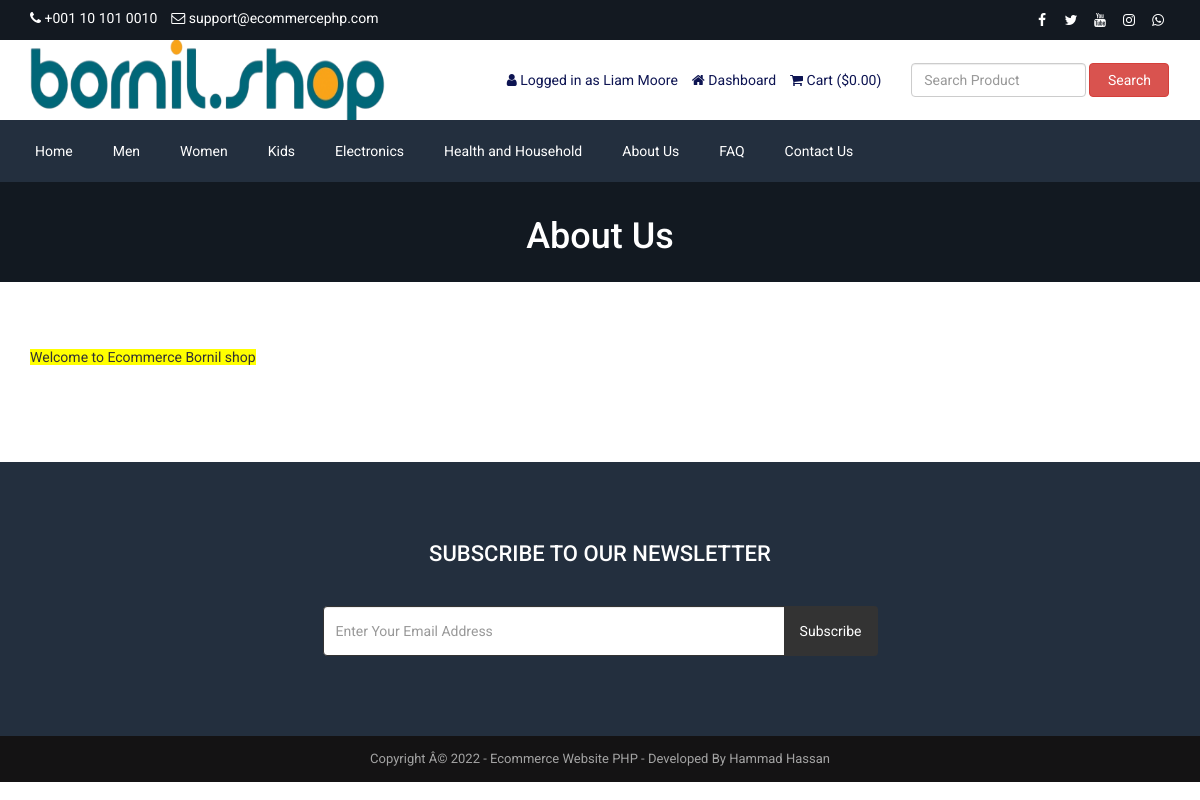
Page /about.php (signed in) on the committed database.
### tables this page shows
CREATE TABLE `tbl_settings` (
  `id` int(11) NOT NULL,
  `logo` varchar(255) NOT NULL,
  `favicon` varchar(255) NOT NULL,
  `footer_about` text NOT NULL,
  `footer_copyright` text NOT NULL,
  `contact_address` text NOT NULL,
  `contact_email` varchar(255) NOT NULL,
  `contact_phone` varchar(255) NOT NULL,
  `contact_fax` varchar(255) NOT NULL,
  `contact_map_iframe` text NOT NULL,
  `receive_email` varchar(255) NOT NULL,
  `receive_email_subject` varchar(255) NOT NULL,
  `receive_email_thank_you_message` text NOT NULL,
  `forget_password_message` text NOT NULL,
  `total_recent_post_footer` int(10) NOT NULL,
  `total_popular_post_footer` int(10) NOT NULL,
  `total_recent_post_sidebar` int(11) NOT NULL,
  `total_popular_post_sidebar` int(11) NOT NULL,
  `total_featured_product_home` int(11) NOT NULL,
  `total_latest_product_home` int(11) NOT NULL,
  `total_popular_product_home` int(11) NOT NULL,
  `meta_title_home` text NOT NULL,
  `meta_keyword_home` text NOT NULL,
  `meta_description_home` text NOT NULL,
  `banner_login` varchar(255) NOT NULL,
  `banner_registration` varchar(255) NOT NULL,
  `banner_forget_password` varchar(255) NOT NULL,
  `banner_reset_password` varchar(255) NOT NULL,
  `banner_search` varchar(255) NOT NULL,
  `banner_cart` varchar(255) NOT NULL,
  `banner_checkout` varchar(255) NOT NULL,
  `banner_product_category` varchar(255) NOT NULL,
  `banner_blog` varchar(255) NOT NULL,
  `cta_title` varchar(255) NOT NULL,
  `cta_content` text NOT NULL,
  `cta_read_more_text` varchar(255) NOT NULL,
  `cta_read_more_url` varchar(255) NOT NULL,
  `cta_photo` varchar(255) NOT NULL,
  `featured_product_title` varchar(255) NOT NULL,
  `featured_product_subtitle` varchar(255) NOT NULL,
  `latest_product_title` varchar(255) NOT NULL,
  `latest_product_subtitle` varchar(255) NOT NULL,
  `popular_product_title` varchar(255) NOT NULL,
  `popular_product_subtitle` varchar(255) NOT NULL,
  `testimonial_title` varchar(255) NOT NULL,
  `testimonial_subtitle` varchar(255) NOT NULL,
  `testimonial_photo` varchar(255) NOT NULL,
  `blog_title` varchar(255) NOT NULL,
  `blog_subtitle` varchar(255) NOT NULL,
  `newsletter_text` text NOT NULL,
  `paypal_email` varchar(255) NOT NULL,
  `stripe_public_key` varchar(255) NOT NULL,
  `stripe_secret_key` varchar(255) NOT NULL,
  `bank_detail` text NOT NULL,
  `before_head` text NOT NULL,
  `after_body` text NOT NULL,
  `before_body` text NOT NULL,
  `home_service_on_off` int(11) NOT NULL,
  `home_welcome_on_off` int(11) NOT NULL,
  `home_featured_product_on_off` int(11) NOT NULL,
  `home_latest_product_on_off` int(11) NOT NULL,
  `home_popular_product_on_off` int(11) NOT NULL,
  `home_testimonial_on_off` int(11) NOT NULL,
  `home_blog_on_off` int(11) NOT NULL,
  `newsletter_on_off` int(11) NOT NULL,
  `ads_above_welcome_on_off` int(1) NOT NULL,
  `ads_above_featured_product_on_off` int(1) NOT NULL,
  `ads_above_latest_product_on_off` int(1) NOT NULL,
  `ads_above_popular_product_on_off` int(1) NOT NULL,
  `ads_above_testimonial_on_off` int(1) NOT NULL,
  `ads_category_sidebar_on_off` int(1) NOT NULL
);

CREATE TABLE `tbl_social` (
  `social_id` int(11) NOT NULL,
  `social_name` varchar(30) NOT NULL,
  `social_url` varchar(255) NOT NULL,
  `social_icon` varchar(30) NOT NULL
);

CREATE TABLE `tbl_top_category` (
  `tcat_id` int(11) NOT NULL,
  `tcat_name` varchar(255) NOT NULL,
  `show_on_menu` int(1) NOT NULL
);

CREATE TABLE `tbl_page` (
  `id` int(11) NOT NULL,
  `about_title` varchar(255) NOT NULL,
  `about_content` text NOT NULL,
  `about_banner` varchar(255) NOT NULL,
  `about_meta_title` varchar(255) NOT NULL,
  `about_meta_keyword` text NOT NULL,
  `about_meta_description` text NOT NULL,
  `faq_title` varchar(255) NOT NULL,
  `faq_banner` varchar(255) NOT NULL,
  `faq_meta_title` varchar(255) NOT NULL,
  `faq_meta_keyword` text NOT NULL,
  `faq_meta_description` text NOT NULL,
  `blog_title` varchar(255) NOT NULL,
  `blog_banner` varchar(255) NOT NULL,
  `blog_meta_title` varchar(255) NOT NULL,
  `blog_meta_keyword` text NOT NULL,
  `blog_meta_description` text NOT NULL,
  `contact_title` varchar(255) NOT NULL,
  `contact_banner` varchar(255) NOT NULL,
  `contact_meta_title` varchar(255) NOT NULL,
  `contact_meta_keyword` text NOT NULL,
  `contact_meta_description` text NOT NULL,
  `pgallery_title` varchar(255) NOT NULL,
  `pgallery_banner` varchar(255) NOT NULL,
  `pgallery_meta_title` varchar(255) NOT NULL,
  `pgallery_meta_keyword` text NOT NULL,
  `pgallery_meta_description` text NOT NULL,
  `vgallery_title` varchar(255) NOT NULL,
  `vgallery_banner` varchar(255) NOT NULL,
  `vgallery_meta_title` varchar(255) NOT NULL,
  `vgallery_meta_keyword` text NOT NULL,
  `vgallery_meta_description` text NOT NULL
);

### about.php (the view)
<?php require_once('header.php'); ?>
<?php
$statement = $pdo->prepare("SELECT * FROM tbl_page WHERE id=1");
$statement->execute();
$result = $statement->fetchAll(PDO::FETCH_ASSOC);
foreach ($result as $row) {
   $about_title = $row['about_title'];
    $about_content = $row['about_content'];
    $about_banner = $row['about_banner'];
}
?>
<div class="page-banner" style="background-image: url(assets/uploads/<?php echo $about_banner; ?>);">
    <div class="inner">
        <h1><?php echo $about_title; ?></h1>
    </div>
</div>
<div class="page">
    <div class="container">
        <div class="row">
            <div class="col-md-12">
                <p>
                    <?php echo $about_content; ?>
                </p>
            </div>
        </div>
    </div>
</div>
<?php require_once('footer.php'); ?>

### header.php (shortened to what this page needs)
<?php
include("admin/inc/config.php");
$statement = $pdo->prepare("SELECT * FROM tbl_settings WHERE id=1");
$statement->execute();
$result = $statement->fetchAll(PDO::FETCH_ASSOC);
foreach ($result as $row)
{
	$logo = $row['logo'];
	$contact_email = $row['contact_email'];
	$contact_phone = $row['contact_phone'];
}
?>
<!DOCTYPE html>
<html lang="en">
<head>
	<link rel="stylesheet" href="assets/css/bootstrap.min.css">
	<link rel="stylesheet" href="assets/css/font-awesome.min.css">
	<link rel="stylesheet" href="assets/css/owl.carousel.min.css">
	<link rel="stylesheet" href="assets/css/owl.theme.default.min.css">
	<link rel="stylesheet" href="assets/css/jquery.bxslider.min.css">
    <link rel="stylesheet" href="assets/css/magnific-popup.css">
    <link rel="stylesheet" href="assets/css/rating.css">
	<link rel="stylesheet" href="assets/css/spacing.css">
	<link rel="stylesheet" href="assets/css/bootstrap-touch-slider.css">
	<link rel="stylesheet" href="assets/css/animate.min.css">
	<link rel="stylesheet" href="assets/css/tree-menu.css">
	<link rel="stylesheet" href="assets/css/select2.min.css">
	<link rel="stylesheet" href="assets/css/main.css">
	<link rel="stylesheet" href="assets/css/responsive.css">
	<?php
	$statement = $pdo->prepare("SELECT * FROM tbl_page WHERE id=1");
	$statement->execute();
	$result = $statement->fetchAll(PDO::FETCH_ASSOC);
		?>
</head>
<body>
<div class="top">
	<div class="container">
		<div class="row">
			<div class="col-md-6 col-sm-6 col-xs-12">
				<div class="left">
					<ul>
						<li><i class="fa fa-phone"></i> <?php echo $contact_phone; ?></li>
						<li><i class="fa fa-envelope-o"></i> <?php echo $contact_email; ?></li>
					</ul>
				</div>
			</div>
			<div class="col-md-6 col-sm-6 col-xs-12">
				<div class="right">
					<ul>
						<?php
						$statement = $pdo->prepare("SELECT * FROM tbl_social");
						$statement->execute();
						$result = $statement->fetchAll(PDO::FETCH_ASSOC);
						foreach ($result as $row) {
							?>
							<?php if($row['social_url'] != ''): ?>
							<li><a href="<?php echo $row['social_url']; ?>"><i class="<?php echo $row['social_icon']; ?>"></i></a></li>
							<?php endif; ?>
							<?php
						}
						?>
					</ul>
				</div>
			</div>
		</div>
	</div>
</div>
<div class="header">
	<div class="container">
		<div class="row inner">
			<div class="col-md-4 logo">
				<a href="index.php"><img src="assets/uploads/<?php echo $logo; ?>" alt="logo image"></a>
			</div>
			<div class="col-md-5 right">
				<ul>
					<?php
					if(isset($_SESSION['customer'])) {
						?>
						<li><i class="fa fa-user"></i> <?php echo LANG_VALUE_13; ?> <?php echo $_SESSION['customer']['cust_name']; ?></li>
						<li><a href="dashboard.php"><i class="fa fa-home"></i> <?php echo LANG_VALUE_89; ?></a></li>
						<?php
					} else {
						?>
						<li><a href="login.php"><i class="fa fa-sign-in"></i> <?php echo LANG_VALUE_9; ?></a></li>
						<li><a href="registration.php"><i class="fa fa-user-plus"></i> <?php echo LANG_VALUE_15; ?></a></li>
						<?php
					}
					?>
					<li><a href="cart.php"><i class="fa fa-shopping-cart"></i> <?php echo LANG_VALUE_18; ?> (<?php echo LANG_VALUE_1; ?><?php
					if(isset($_SESSION['cart_p_id'])) {
						$table_total_price = 0;
						$i=0;
	                    foreach($_SESSION['cart_p_qty'] as $key => $value)
	                    {
	                        $i++;
	                        $arr_cart_p_qty[$i] = $value;
	                    }                    $i=0;
	                    foreach($_SESSION['cart_p_current_price'] as $key => $value)
	                    {
	                        $i++;
	                        $arr_cart_p_current_price[$i] = $value;
	                    }
	                    for($i=1;$i<=count($arr_cart_p_qty);$i++) {
	                    	$row_total_price = $arr_cart_p_current_price[$i]*$arr_cart_p_qty[$i];
	                        $table_total_price = $table_total_price + $row_total_price;
	                    }
						echo $table_total_price;
					} else {
						echo '0.00';
					}
					?>)</a></li>
				</ul>
			</div>
			<div class="col-md-3 search-area">
				<form class="navbar-form navbar-left" role="search" action="search-result.php" method="get">
					<div class="form-group">
						<input type="text" class="form-control search-top" placeholder="<?php echo LANG_VALUE_2; ?>" name="search_text">
					</div>
					<button type="submit" class="btn btn-danger"><?php echo LANG_VALUE_3; ?></button>
				</form>
			</div>
		</div>
	</div>
</div>
<div class="nav">
	<div class="container">
		<div class="row">
			<div class="col-md-12 pl_0 pr_0">
				<div class="menu-container">
					<div class="menu">
						<ul>
							<li><a href="index.php">Home</a></li>
							<?php
							$statement = $pdo->prepare("SELECT * FROM tbl_top_category WHERE show_on_menu=1");
							$statement->execute();
							$result = $statement->fetchAll(PDO::FETCH_ASSOC);
							foreach ($result as $row) {
								?>
								<li><a href="product-category.php?id=<?php echo $row['tcat_id']; ?>&type=top-category"><?php echo $row['tcat_name']; ?></a>
								</li>
								<?php
							}
							?>
							<?php
							$statement = $pdo->prepare("SELECT * FROM tbl_page WHERE id=1");
							$statement->execute();
							$result = $statement->fetchAll(PDO::FETCH_ASSOC);
							foreach ($result as $row) {
								$about_title = $row['about_title'];
								$faq_title = $row['faq_title'];
								$contact_title = $row['contact_title'];
							}
							?>
							<li><a href="about.php"><?php echo $about_title; ?></a></li>
							<li><a href="faq.php"><?php echo $faq_title; ?></a></li>
							<li><a href="contact.php"><?php echo $contact_title; ?></a></li>
						</ul>
					</div>
				</div>
			</div>
		</div>
	</div>
</div>

### footer.php (shortened to what this page needs)
<?php
$statement = $pdo->prepare("SELECT * FROM tbl_settings WHERE id=1");
$statement->execute();
$result = $statement->fetchAll(PDO::FETCH_ASSOC);
foreach ($result as $row)
{
	$footer_copyright = $row['footer_copyright'];
    $newsletter_on_off = $row['newsletter_on_off'];
}
?>
<?php if($newsletter_on_off == 1): ?>
<section class="home-newsletter">
	<div class="container">
		<div class="row">
			<div class="col-md-6 col-md-offset-3">
				<div class="single">
				<form action="" method="post">
					<h2><?php echo LANG_VALUE_93; ?></h2>
					<div class="input-group">
			        	<input type="email" class="form-control" placeholder="<?php echo LANG_VALUE_95; ?>" name="email_subscribe">
			         	<span class="input-group-btn">
			         	<button class="btn btn-theme" type="submit" name="form_subscribe"><?php echo LANG_VALUE_92; ?></button>
			         	</span>
			        </div>
				</div>
			</div>
		</div>
	</div>
</section>
<?php endif; ?>
<div class="footer-bottom">
	<div class="container">
		<div class="row">
			<div class="col-md-12 copyright">
				<?php echo $footer_copyright; ?>
			</div>
		</div>
	</div>
</div>
</body>
</html>

### assets/css/main.css (style rules this page uses)
* { margin: 0; padding: 0; }
body { font-family: "Roboto", sans-serif; font-size: 14px; }
h1, h2, h3, h4, h5, h6 { font-family: "Roboto", sans-serif; }
a { text-decoration: none; }
.top { width: 100%; height: 40px; background: #131921; }
.top .left { float: left; }
.top .left ul { padding-top: 8px; }
.top .left ul li { list-style-type: none; float: left; margin-right: 14px; color: white; }
.top .left ul li i { color: white; }
.top .right { float: right; }
.top .right ul { padding-top: 8px; }
.top .right ul li { list-style-type: none; float: left; margin-left: 5px; }
.top .right ul li a { color: white; width: 24px; height: 24px; line-height: 24px; text-align: center; border-radius: 50%; display: block; transition: all 0.4s ease; }
.header { width: 100%; height: auto; background: #fff; }
.header .inner { height: auto; display: table; }
.header .logo { float: none; display: table-cell; vertical-align: middle; }
.header .logo img { max-width: 100%; height: 80px; }
.header .navbar-form .form-control { width: 300px; }
.header .search-area { float: none; display: table-cell; vertical-align: middle; }
.header .search-area .form-group { width: calc(100% - 84px); }
.header .search-area button { width: 80px; }
.header .search-area form { width: 100%; }
.header .right { float: none; display: table-cell; vertical-align: middle; padding-right: 0; }
.header .right ul { float: right; margin-bottom: 0; }
.header .right ul li { list-style-type: none; float: left; margin-left: 14px; color: #0d1452; }
.header .right ul li a { color: #0d1452; }
.header .navbar-form .search-top { width: 100%; }
.nav { background: #232f3e; }
.menu-container { width: 100%; margin: 0 auto; background: #232f3e; }
.menu-dropdown-icon:before { content: "\f067"; font-family: "FontAwesome"; display: none; cursor: pointer; float: right; padding: 1.5em 2em; background: #fff; color: #333; }
.menu > ul { margin: 0 auto; width: 100%; list-style: none; padding: 0; position: relative; box-sizing: border-box; }
.menu > ul:before, .menu > ul:after { content: ""; display: table; }
.menu > ul:after { clear: both; }
.menu > ul > li { float: left; padding: 0; margin: 0; }
.menu > ul > li a { text-decoration: none; padding: 1.5em 20px; display: block; color: #fff; }
.footer-bottom { width: 100%; height: auto; background: #141314; padding: 14px 0; }
.footer-bottom .copyright { font-size: 13px; color: #a3a3a3; text-align: center; }
.page-banner { width: 100%; height: auto; background-repeat: no-repeat; background-position: center center; -webkit-background-size: cover; background-size: cover; position: relative; padding-top: 15px; padding-bottom: 15px; overflow: hidden; }
.page-banner h1 { color: #fff; text-align: center; z-index: 999; position: relative; }
.page { width: 100%; height: auto; padding-top: 50px; padding-bottom: 50px; }
.home-newsletter { padding: 80px 0; background: #232f3e; }
.home-newsletter .single { max-width: 650px; margin: 0 auto; text-align: center; position: relative; z-index: 2; }
.home-newsletter .single h2 { font-size: 22px; color: white; text-transform: uppercase; margin-bottom: 40px; margin-top: 0; }
.home-newsletter .single .form-control { height: 50px; border-color: #333; outline: none; }
.home-newsletter .single .btn { min-height: 50px; background: #333; color: #fff; padding-left: 15px; padding-right: 15px; }

### assets/css/responsive.css (style rules this page uses)
@media only screen and (min-width: 992px) { .header .inner { width: 100%; } }
@media only screen and (min-width: 992px) { .header .search-area { padding-right: 0; } }
@media only screen and (min-width: 992px) { .header .search-area form { padding-right: 0; } }
@media only screen and (min-width: 992px) { .header .container { padding-right: 0; } }

### rows in the picture
tbl_settings: contact_phone "+001 10 101 0010", contact_email "support@ecommercephp.com", logo (picture), footer_copyright "Copyright Â© 2022 - Ecommerce Website PHP - Developed By Hammad Hassan"
tbl_top_category: tcat_name "Men"
tbl_top_category: tcat_name "Women"
tbl_top_category: tcat_name "Kids"
tbl_top_category: tcat_name "Electronics"
tbl_top_category: tcat_name "Health and Household"
tbl_page: about_title "About Us", faq_title "FAQ", contact_title "Contact Us", about_banner (picture), about_content "Welcome to Ecommerce Bornil shop"

### other values in the picture
LANG_VALUE_13 "Logged in as"
$_SESSION['customer']['cust_name'] "Liam Moore"
LANG_VALUE_89 "Dashboard"
LANG_VALUE_18 "Cart"
LANG_VALUE_1 "$"
LANG_VALUE_3 "Search"
LANG_VALUE_93 "SUBSCRIBE TO OUR NEWSLETTER"
LANG_VALUE_92 "Subscribe"
